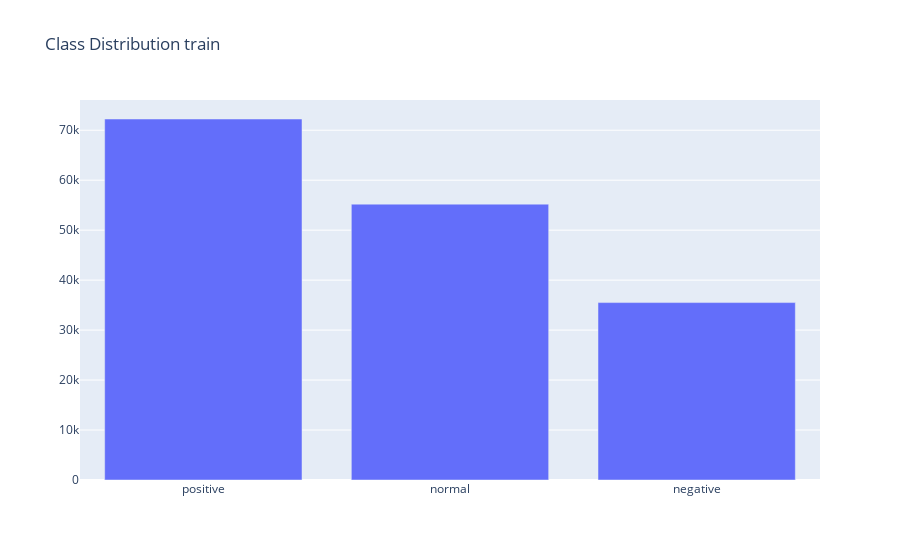

This figure's notebook cell:
### Code cell
dist = df['category'].value_counts()
import plotly.graph_objects as go
def ditribution_plot(x,y,name):
    fig = go.Figure([
        go.Bar(x=x, y=y)
    ])

    fig.update_layout(title_text=name)
    fig.show()
ditribution_plot(x= dist.index, y= dist.values, name= 'Class Distribution train')

### Figure 1 — Plotly figure (JSON) as saved in the notebook; plotly's stock layout.template omitted (floating-point values rounded to 4 significant figures)
{"data": [{"type": "bar", "x": ["positive", "normal", "negative"], "y": [72249, 55211, 35509]}], "layout": {"title": {"text": "Class Distribution train"}}}
